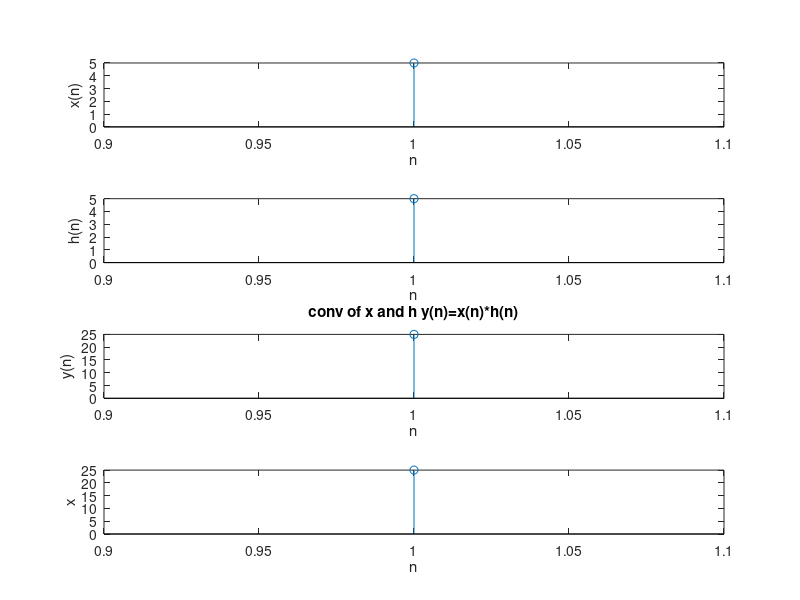

The MATLAB script that drew this image:
%assuming both signals form 0%
clear all;
close all;
clc;
%to find linear convolution of two dts%
x=input('enter the input signal x[n]...');
h=input('enter the input signal h[n]...');
n1=length(x);
n2=length(h);
N=n1+n2-1; %length of convoluted sgnal%
T=1:N;
y1=conv(x,h)
x=[x zeros(1,(N-n1))];
h=[h zeros(1,(N-n2))];
y=zeros(1,N);
for n=1:N
    for k=1:n
        y(n)=y(n)+x(k)*h(n-k+1);
    end
end
subplot(4,1,1)
stem(T,x);
xlabel('n');
ylabel('x(n)');

subplot(4,1,2)
stem(T,h);
xlabel('n');
ylabel('h(n)');


subplot(4,1,3)
stem(T,y);
xlabel('n');
ylabel('y(n)');
title('conv of x and h y(n)=x(n)*h(n)');


subplot(4,1,4)
stem(T,y1);
xlabel('n');
ylabel('x');


